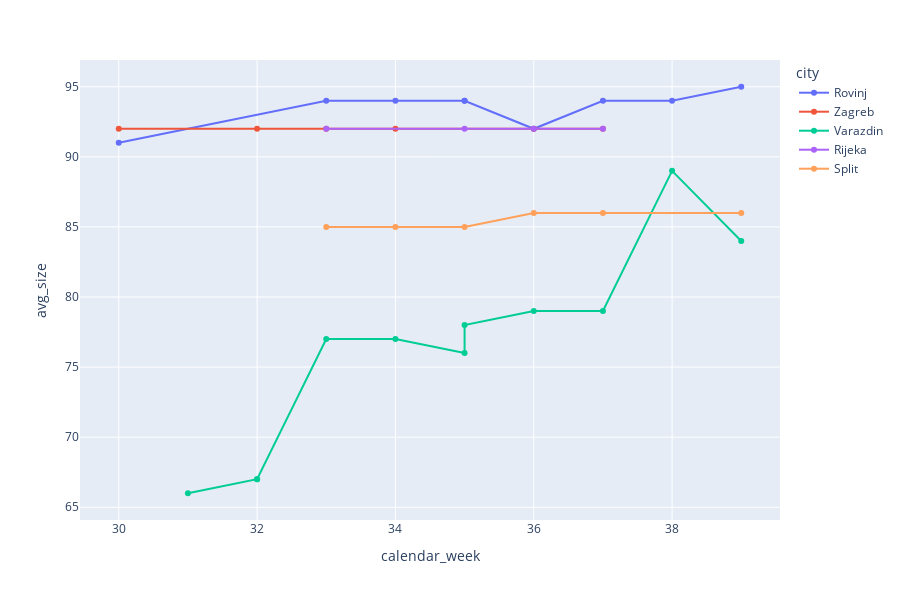

The cell this chart's notebook holds for it:
### Code cell
fig = px.line(df, x="calendar_week", y="avg_size", color = 'city', markers=True, height=600)
fig

### Figure 1 — Plotly figure (JSON) as saved in the notebook; plotly's stock layout.template omitted (floating-point values rounded to 4 significant figures)
{"data": [{"hovertemplate": "city=Rovinj<br>calendar_week=%{x}<br>avg_size=%{y}<extra></extra>", "legendgroup": "Rovinj", "line": {"color": "#636efa", "dash": "solid"}, "marker": {"symbol": "circle"}, "mode": "lines+markers", "name": "Rovinj", "orientation": "v", "showlegend": true, "type": "scatter", "x": [30, 33, 34, 35, 35, 36, 37, 38, 39], "xaxis": "x", "y": [91, 94, 94, 94, 94, 92, 94, 94, 95], "yaxis": "y"}, {"hovertemplate": "city=Zagreb<br>calendar_week=%{x}<br>avg_size=%{y}<extra></extra>", "legendgroup": "Zagreb", "line": {"color": "#EF553B", "dash": "solid"}, "marker": {"symbol": "circle"}, "mode": "lines+markers", "name": "Zagreb", "orientation": "v", "showlegend": true, "type": "scatter", "x": [30, 32, 33, 34, 36, 37], "xaxis": "x", "y": [92, 92, 92, 92, 92, 92], "yaxis": "y"}, {"hovertemplate": "city=Varazdin<br>calendar_week=%{x}<br>avg_size=%{y}<extra></extra>", "legendgroup": "Varazdin", "line": {"color": "#00cc96", "dash": "solid"}, "marker": {"symbol": "circle"}, "mode": "lines+markers", "name": "Varazdin", "orientation": "v", "showlegend": true, "type": "scatter", "x": [31, 32, 32, 33, 34, 35, 35, 36, 37, 38, 39], "xaxis": "x", "y": [66, 67, 67, 77, 77, 76, 78, 79, 79, 89, 84], "yaxis": "y"}, {"hovertemplate": "city=Rijeka<br>calendar_week=%{x}<br>avg_size=%{y}<extra></extra>", "legendgroup": "Rijeka", "line": {"color": "#ab63fa", "dash": "solid"}, "marker": {"symbol": "circle"}, "mode": "lines+markers", "name": "Rijeka", "orientation": "v", "showlegend": true, "type": "scatter", "x": [33, 35, 36, 37], "xaxis": "x", "y": [92, 92, 92, 92], "yaxis": "y"}, {"hovertemplate": "city=Split<br>calendar_week=%{x}<br>avg_size=%{y}<extra></extra>", "legendgroup": "Split", "line": {"color": "#FFA15A", "dash": "solid"}, "marker": {"symbol": "circle"}, "mode": "lines+markers", "name": "Split", "orientation": "v", "showlegend": true, "type": "scatter", "x": [33, 34, 35, 36, 37, 39], "xaxis": "x", "y": [85, 85, 85, 86, 86, 86], "yaxis": "y"}], "layout": {"height": 600, "legend": {"title": {"text": "city"}, "tracegroupgap": 0}, "margin": {"t": 60}, "xaxis": {"anchor": "y", "domain": [0, 1], "title": {"text": "calendar_week"}}, "yaxis": {"anchor": "x", "domain": [0, 1], "title": {"text": "avg_size"}}}}
